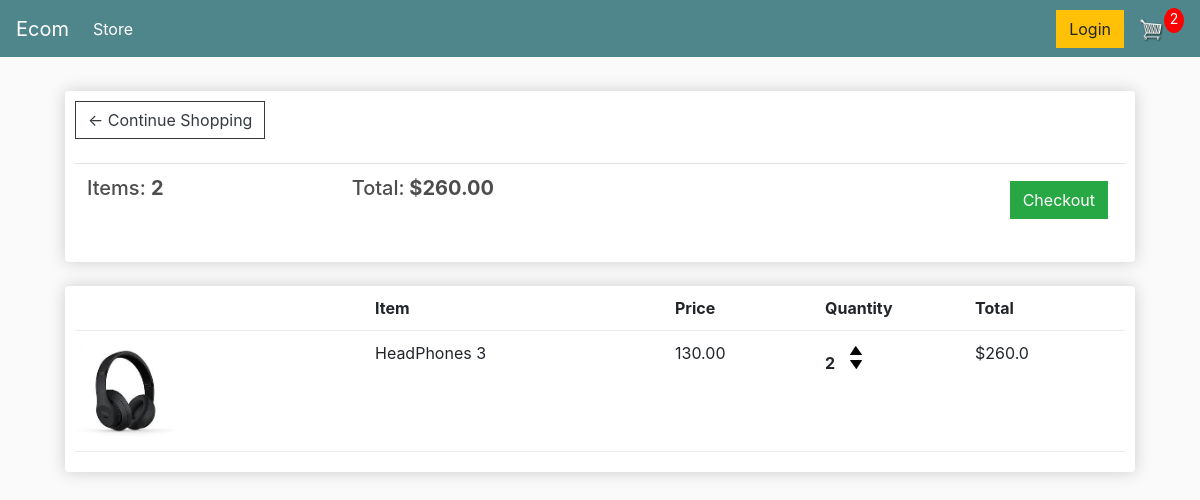
The app's page /cart/ (signed in) with its own data.
### home/models.py (models this page shows, shortened)
class Order(models.Model):
    customer = models.ForeignKey(Customer, on_delete=models.SET_NULL, blank=True, null=True)
    date_orderd = models.DateTimeField(auto_now_add=True)
    complete = models.BooleanField(default=False, null=True, blank=False)
    transaction_id = models.CharField(max_length=200, null=True)
    @property
    def get_cart_total(self):
        orderitems = self.orderitem_set.all()
        total = sum([item.get_total for item in orderitems])
        return total
    @property
    def get_cart_items(self):
        Orderitems = self.orderitem_set.all()
        total = sum([item.quantity for item in Orderitems])
        return total

class OrderItem(models.Model):
     product = models.ForeignKey(Product, on_delete=models.SET_NULL, blank=True, null=True)
     order = models.ForeignKey(Order, on_delete=models.SET_NULL, blank=True, null=True)
     quantity = models.IntegerField(default=0, null=True, blank=True)
     date_added = models.DateTimeField(auto_now_add=True)
     @property
     def get_total(self):
        total = self.product.price * self.quantity
        return total

class Product(models.Model):
    name = models.CharField(max_length=200, null=True)
    price = models.FloatField()
    digital = models.BooleanField(default=False, null=True, blank=False)
    image = models.ImageField(null=True, blank=True)

### home/views.py (the view)
# urls.py: path("cart/", views.cart, name='cart'),
def cart(request):
    if request.user.is_authenticated:
        customer = request.user.customer
        order, created = Order.objects.get_or_create(customer=customer, complete=False)
        items = order.orderitem_set.all()
        cartItems = order.get_cart_items
    else:
        items = []
        order = {'get_cart_total':0, 'get_cart_items':0}
        cartItems = order['get_cart_items']
    context = {'items':items, 'order':order, 'cartItems':cartItems}
    return render(request, 'cart.html', context)

### template/cart.html (shortened to what this page needs)
<!DOCTYPE html>
{% load static %}
<html>
<head>
	<link rel="stylesheet" href="https://stackpath.bootstrapcdn.com/bootstrap/4.4.1/css/bootstrap.min.css">
	<link rel="stylesheet" type="text/css" href="{% static 'css/main.css' %}">
</head>
<body>
	<nav class="navbar navbar-expand-lg navbar-dark bg-dark">
	  <a class="navbar-brand" href="{% url 'store' %}">Ecom</a>
	  <div class="collapse navbar-collapse" id="navbarSupportedContent">
	    <ul class="navbar-nav mr-auto">
	      <li class="nav-item active">
	        <a class="nav-link" href="{% url 'store' %}">Store <span class="sr-only">(current)</span></a>
	      </li>
	    </ul>
	    <div class="form-inline my-2 my-lg-0">
	     	<a href="#"class="btn btn-warning">Login</a>
	     	<a href="{% url 'cart' %}">
	    		<img  id="cart-icon" src="{% static 'images/cart.png' %}">
	    	</a>
	    	<p id="cart-total">{{cartItems}}</p>
	    </div>
	  </div>
	</nav>
     <div class="container">
            <br>
            <div class="row">
              <div class="col-lg-12">
                <div class="box-element">
                  <a  class="btn btn-outline-dark" href="{% url 'store' %}">&#x2190; Continue Shopping</a>
                  <br>
                  <br>
                  <table class="table">
                    <tr>
                      <th><h5>Items: <strong>{{order.get_cart_items}}</strong></h5></th>
                      <th><h5>Total:<strong> ${{order.get_cart_total|floatformat:2}}</strong></h5></th>
                      <th>
                        <a  style="float:right; margin:5px;" class="btn btn-success" href="{% url 'checkout' %}">Checkout</a>
                      </th>
                    </tr>
                  </table>
                </div>
                <br>
                <div class="box-element">
                  <div class="cart-row">
                    <div style="flex:2"></div>
                    <div style="flex:2"><strong>Item</strong></div>
                    <div style="flex:1"><strong>Price</strong></div>
                    <div style="flex:1"><strong>Quantity</strong></div>
                    <div style="flex:1"><strong>Total</strong></div>
                  </div>
                  {% for item in items %}
                  <div class="cart-row">
                    <div style="flex:2"><img class="row-image" src="{{item.product.image.url}}"></div>
                    <div style="flex:2">{{item.product.name}}</div>
                    <div style="flex:1"><p>{{item.product.price|floatformat:2}}</p></div>
                    <div style="flex:1">
                      <p class="quantity">{{item.quantity}}</p>
                      <div class="quantity">
                        <img data-product="{{item.product.id}}" data-action="add" class="chg-quantity update-cart" src="{% static  'images/arrow-up.png' %}">
                        <img data-product="{{item.product.id}}" data-action="remove" class="chg-quantity update-cart " src="{% static  'images/arrow-down.png' %}">
                      </div>
                    </div>
                    <div style="flex:1"><p>${{item.get_total}}</p></div>
                  </div>
                  {% endfor %}
                </div>
              </div>
            </div>
         </div>
</body>
</html>

### static/css/main.css (style rules this page uses)
body { background-color: hsl(0, 0%, 98%); }
h1,h2,h3,h4,h5,h6 { color:hsl(0, 0%, 30%); }
.box-element { box-shadow:hsl(0, 0%, 80%) 0 0 16px; background-color: #fff; border-radius: 4px; padding: 10px; }
.bg-dark { background-color: #4f868c!important; }
#cart-icon { width:25px; display: inline-block; margin-left: 15px; }
#cart-total { display: block; text-align: center; color:#fff; background-color: red; width: 20px; height: 25px; border-radius: 50%; font-size: 14px; }
.col-lg-4, .col-lg-6, .col-lg-8, .col-lg-12 { margin-top: 10px; }
.btn { border-radius: 0; }
.row-image { width: 100px; }
.cart-row { display: flex; align-items: flex-stretch; padding-bottom: 10px; margin-bottom: 10px; border-bottom: 1px solid #ececec; }
.quantity { display: inline-block; font-weight: 700; padding-right:10px; }
.chg-quantity { width: 12px; cursor: pointer; display: block; margin-top: 5px; transition:.1s; }
.row { margin-right: 5px; margin-left: 5px; }

### records on screen
Order: get_cart_items "2", get_cart_total "260.00"
OrderItem: product.image (picture), product.name "HeadPhones 3", product.price "130.00", quantity "2", get_total "260.0"

### other values on screen
{{ cartItems }} "2"
